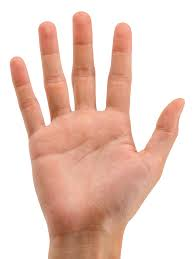
//> input picture vidCap/hand1.jpg, 194 x 259 px
$ ./vidCap   (built with g++ and OpenCV 4)
//> lines starting //> are read from the running program, lines starting //| are printed output that depends on the picture; after the words box and inside, x2 and y2 are one past the last pixel; in counts of white or black regions, pixels touching at a corner belong together; pictures that were not available may be replaced by others from this repository, and a replacement may not be noted
//> further down, hand1 is the input picture: 259 rows x 194 cols, CV_8UC3; mean B, G, R 194.5, 205.9, 234.6
#include "opencv2\highgui\highgui.hpp"
#include "opencv2\opencv.hpp"
#include <iostream>
#include <stdlib.h>

using namespace cv;

double *g_RGBs[225][225];
double *g_RGBn[225][225];
double g_skin = 0; double g_nskin = 0;
Mat g_output;

Mat colorSpace(Mat image, int val){
	Mat output;
	image.copyTo(output);
	cvtColor(image, output, val);
	// [7 lines of commented-out code are left out]
	return output;
}

Mat rgb2hsv(Mat &input){

	Mat output = Mat::zeros(input.rows, input.cols, CV_64FC3);

	int i, j;
	uchar *ptrI; double *ptrO;
	for (i = 0; i < output.rows; i++){
		ptrI = input.ptr<uchar>(i);
		ptrO = output.ptr<double>(i);
		for (j = 0; j < output.cols; j++){

			// [4 lines of commented-out code are left out]
			double b = (double)*ptrI++ / 255;
			double g = (double)*ptrI++ / 255;
			double r = (double)*ptrI++ / 255;

			double cmax = std::max({ r, g, b });
			double cmin = std::min({ r, g, b });
			double del = cmax - cmin;

			//Vec3d outV = output.at<Vec3d>(i, j);
			if (del == 0.0){
				//outV[0] = 0.0;
				*ptrO++ = 0.0;
			}
			else if (std::abs(cmax - r) < std::abs(cmax - g) && std::abs(cmax - r) < std::abs(cmax - b)){
				double x = (g - b) / del;
				double y = fmod(x, 6.0);
				if (y < 0){
					y = 6.0 + y;
				}
				//outV[0] = 60.0 * y;
				*ptrO++ = 60.0 * y;
			}
			else if (std::abs(cmax - g) < std::abs(cmax - r) && std::abs(cmax - g) < std::abs(cmax - b)){
				//outV[0] = 60.0 * ((b - r) / del + 2);
				*ptrO++ = 60.0 * ((b - r) / del + 2);
			}
			else if (std::abs(cmax - b) < std::abs(cmax - r) && std::abs(cmax - b) < std::abs(cmax - g)){
				//outV[0] = 60.0 * ((g - r) / del + 4);
				*ptrO++ = 60.0 * ((g - r)) / del + 4;
			}

			if (cmax == 0.0){
				//outV[1] = 0.0;
				*ptrO++ = 0.0;
			}
			else if (cmax != 0.0){
				//outV[1] = del / cmax;
				*ptrO++ = del / cmax;
			}
			/*outV[2] = cmax;
			output.at<Vec3d>(i, j) = outV;*/
			*ptrO++ = cmax;
		}
	}
	return output;
}

Mat rgb2ycbcr(Mat &input){
	Mat output; input.copyTo(output);

	uchar *ptr, *ptO;
	char b, g, r;
	int i, j;

	for (i = 0; i < input.rows; i++){
		ptr = input.ptr<uchar>(i);
		ptO = output.ptr<uchar>(i);
		for (j = 0; j < input.cols; j++){
			b = *ptr++;
			g = *ptr++;
			r = *ptr++;

			*ptO++ = (uchar)round(16 + 0.257*r + 0.504*g + 0.098*b);
			*ptO++ = (uchar)round(128 - 0.148*r - 0.291*g + 0.439*b);
			*ptO++ = (uchar)round(128 + 0.439*r - 0.368*g - 0.071*b);
		}
	}
	return output;
}

void loadData(){
	Mat hand1 = imread("hand1.jpg", CV_LOAD_IMAGE_COLOR);
	Mat hand2 = imread("hand2.jpg", CV_LOAD_IMAGE_COLOR);
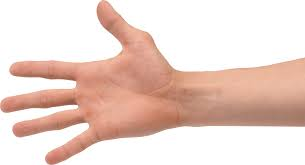
//> input picture vidCap/hand2.jpg, 305 x 165 px
//> hand2 is the input picture: 165 rows x 305 cols, CV_8UC3; mean B, G, R 203, 211.9, 235.5
	Mat hand3 = imread("hand3.jpg", CV_LOAD_IMAGE_COLOR);
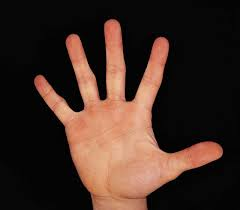
//> input picture vidCap/hand3.jpg, 240 x 210 px
//> hand3 is the input picture: 210 rows x 240 cols, CV_8UC3; mean B, G, R 35.9, 44.5, 64.4
	Mat hand4 = imread("hand4.jpg", CV_LOAD_IMAGE_COLOR);
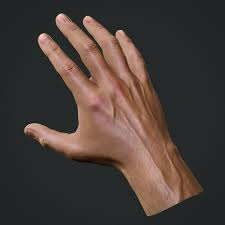
//> input picture vidCap/hand4.jpg, 225 x 225 px
//> hand4 is the input picture: 225 rows x 225 cols, CV_8UC3; mean B, G, R 56.9, 62.1, 72.8
	Mat hand5 = imread("hand5.jpg", CV_LOAD_IMAGE_COLOR);
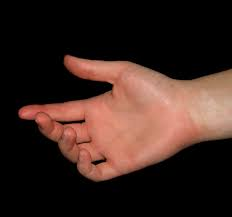
//> input picture vidCap/hand5.jpg, 232 x 217 px
//> hand5 is the input picture: 217 rows x 232 cols, CV_8UC3; mean B, G, R 32.4, 38.8, 59.5
	Mat hand6 = imread("hand6.jpg", CV_LOAD_IMAGE_COLOR);
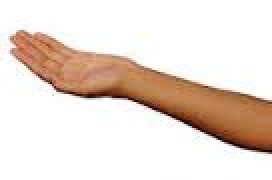
//> input picture vidCap/hand6.jpg, 136 x 90 px (shown 2 times larger)
//> hand6 is the input picture: 90 rows x 136 cols, CV_8UC3; mean B, G, R 210.4, 219.7, 233.7
	Mat hand7 = imread("hand7.jpg", CV_LOAD_IMAGE_COLOR);
	Mat hand8 = imread("hand8.jpg", CV_LOAD_IMAGE_COLOR);
	Mat hand9 = imread("hand9.jpg", CV_LOAD_IMAGE_COLOR);
	Mat hand10 = imread("hand10.jpg", CV_LOAD_IMAGE_COLOR);
	Mat hand11 = imread("hand11.jpg", CV_LOAD_IMAGE_COLOR);
	Mat hand12 = imread("hand12.jpg", CV_LOAD_IMAGE_COLOR);
	Mat hand13 = imread("hand13.jpg", CV_LOAD_IMAGE_COLOR);
	Mat hand14 = imread("hand14.jpg", CV_LOAD_IMAGE_COLOR);

	std::vector<Mat> dataset = { hand1, hand2, hand3, hand4, hand5, hand6, hand7, hand8, hand9,
		hand10, hand11, hand12, hand13, hand14 };
	hand1.copyTo(g_output);


	for (int k = 0; k < 14; k++){
		Mat img = dataset.at(k);
		Mat ycc = rgb2ycbcr(img);
		Mat hsv = Mat::zeros(img.rows, img.cols, CV_64FC3);
		hsv = rgb2hsv(img);

		for (int i = 0; i < img.rows; i++){
			for (int j = 0; j < img.cols; j++){

				Vec3b currRGB = img.at<Vec3b>(i, j);
				Vec3b currYCC = ycc.at<Vec3b>(i, j);
				Vec3d currHSV = hsv.at<Vec3d>(i, j);

				bool cond1 = currRGB[2] > 50 && currRGB[1] > 40 && currRGB[0] > 20 &&
					(std::max({ currRGB[0], currRGB[1], currRGB[2] }) - std::min({ currRGB[0], currRGB[1], currRGB[2] })) > 10 &&
					abs(currRGB[2] - currRGB[1]) >= 10 && currRGB[2] > currRGB[1] && currRGB[2] > currRGB[0];

				bool cond2 = currRGB[2] > 220 && currRGB[1] > 210 && currRGB[0] > 170 &&
					abs(currRGB[2] - currRGB[1]) < 15 && currRGB[2] > currRGB[0] && currRGB[1] > currRGB[0];

				if (cond1 || cond2){
					if (currYCC[1] >= 60 && currYCC[1] <= 130 && currYCC[2] >= 130 && currYCC[2] <= 165){
						if (currHSV[1] >= 0 && currHSV[2] <= 50 && currHSV[2] >= 0.1 && currHSV[2] <= 0.9){
							if (k == 1){
								g_output.data[g_output.step[0] * i + g_output.step[1] * j + 2] = 255;
								g_output.data[g_output.step[0] * i + g_output.step[1] * j] = 0;
								g_output.data[g_output.step[0] * i + g_output.step[1] * j + 1] = 0;
							}
							int Cb = currYCC[1];
							int Cr = currYCC[2];
							if (g_RGBs[Cb][Cr] == NULL){
								g_RGBs[Cb][Cr] = new double(0);
							}
							else{
								*g_RGBs[Cb][Cr] += 1;
							}
							g_skin += 1;
						}
					}
				}
				else{
					int Cb = currYCC[1];
					int Cr = currYCC[2];
					if (g_RGBn[Cb][Cr] == NULL){
						g_RGBn[Cb][Cr] = new double(0);
					}
					else{
						*g_RGBn[Cb][Cr] += 1;
					}
					g_nskin += 1;
				}
			}
		}
	}
//> this loop made 14 passes
//> (g_skin, g_nskin) on passes 1 to 12: (6126, 22654), (13115, 48254), (15603, 84086), (19467, 118832), (22094, 153451), (22354, 161784), (28480, 184438), (34606, 207092), (40732, 229746), (46858, 252400), (52984, 275054), (59110, 297708)
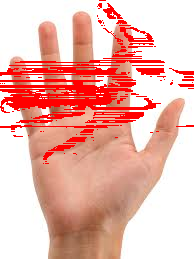
//> g_output: 259 rows x 194 cols, CV_8UC3; 12.69% of pixels changed, all inside (x1, y1, x2, y2) = (0, 0, 194, 164)
//> after the loop, g_skin = 71362; g_nskin = 343016


	for (int i = 0; i < 225; i++){
		for (int j = 0; j < 225; j++){
			if (g_RGBs[i][j] == NULL){
				g_RGBs[i][j] = new double(0);
			}
			else{
				*g_RGBs[i][j] = (double)(*g_RGBs[i][j]) / (double)g_skin;
			}
			if (g_RGBn[i][j] == NULL){
				g_RGBn[i][j] = new double(0);
			}
			else{
				*g_RGBn[i][j] = (double)(*g_RGBn[i][j]) / (double)g_skin;
			}
		}
	}
}

Mat skinDetection(Mat &input){
	Mat output; input.copyTo(output);

	double total = g_skin + g_nskin;
//> total = 414378
	double pSkin = g_skin / total;
//> pSkin = 0.172
	double pNskin = g_nskin / total;
//> pNskin = 0.828

	Mat ycc = rgb2ycbcr(input);

	int i, j;
	uchar *ptr, *ptrycc;
	for (i = 0; i < input.rows; i++){
		ptr = output.ptr<uchar>(i);
		ptrycc = ycc.ptr<uchar>(i);
		for (j = 0; j < input.cols; j++){
			*ptrycc++;
			int Cb = *ptrycc++;
			int Cr = *ptrycc++;

			if (Cb >= 225){
				Cb = 224;
			}
			if (Cr >= 225){
				Cr = 224;
			}

			double pscRGB = *g_RGBs[Cb][Cr] * pSkin / (*g_RGBs[Cb][Cr] * pSkin + *g_RGBn[Cb][Cr] * pNskin);

			if (pscRGB >= 0.4){
				*ptr++ = 0;
				*ptr++ = 0;
				*ptr++ = 255;
			}
			else{
				*ptr++; *ptr++; *ptr++;
			}
		}
	}
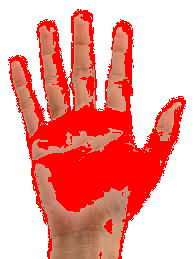
//> output: 259 rows x 194 cols, CV_8UC3; mean B, G, R 154.2, 160.3, 241.7
	return output;
}

int main(){

	namedWindow("Live_Stream", WINDOW_AUTOSIZE);
	namedWindow("Output_Stream", WINDOW_AUTOSIZE);

	VideoCapture cap(0);
	Mat frame;
	Mat hand1 = imread("hand1.jpg", CV_LOAD_IMAGE_COLOR);


	loadData();
	Mat output;
	while (1){
		cap >> frame;
		output = skinDetection(frame);
		imshow("Live_Stream", frame);
		imshow("Output_Stream", output);
		if ((int)waitKey(10) == 27){
//> the Esc key is pressed
			break;
		}
	}
	destroyAllWindows();
}
